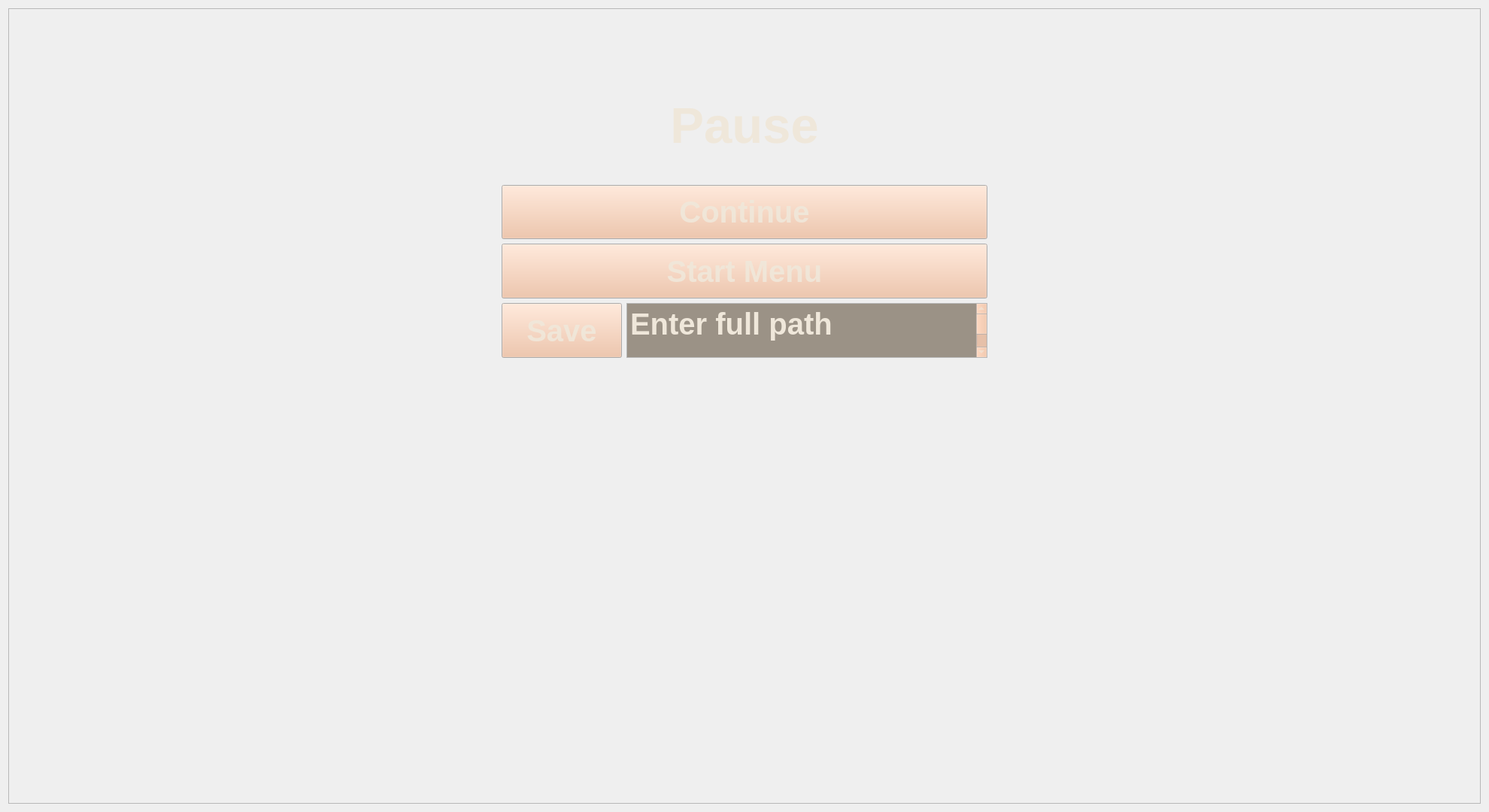
<?xml version="1.0" encoding="UTF-8"?>
<ui version="4.0">
 <class>SinglePlayerPauseGameUI</class>
 <widget class="QWidget" name="SinglePlayerPauseGameUI">
  <property name="geometry">
   <rect>
    <x>0</x>
    <y>0</y>
    <width>1980</width>
    <height>1080</height>
   </rect>
  </property>
  <property name="windowTitle">
   <string>Form</string>
  </property>
  <layout class="QHBoxLayout" name="horizontalLayout" stretch="0">
   <item>
    <widget class="QFrame" name="frame">
     <property name="sizePolicy">
      <sizepolicy hsizetype="Expanding" vsizetype="Expanding">
       <horstretch>0</horstretch>
       <verstretch>0</verstretch>
      </sizepolicy>
     </property>
     <property name="palette">
      <palette>
       <active>
        <colorrole role="WindowText">
         <brush brushstyle="SolidPattern">
          <color alpha="255">
           <red>239</red>
           <green>231</green>
           <blue>218</blue>
          </color>
         </brush>
        </colorrole>
        <colorrole role="Button">
         <brush brushstyle="SolidPattern">
          <color alpha="179">
           <red>239</red>
           <green>188</green>
           <blue>155</blue>
          </color>
         </brush>
        </colorrole>
        <colorrole role="Text">
         <brush brushstyle="SolidPattern">
          <color alpha="255">
           <red>239</red>
           <green>231</green>
           <blue>218</blue>
          </color>
         </brush>
        </colorrole>
        <colorrole role="ButtonText">
         <brush brushstyle="SolidPattern">
          <color alpha="228">
           <red>239</red>
           <green>231</green>
           <blue>218</blue>
          </color>
         </brush>
        </colorrole>
        <colorrole role="Base">
         <brush brushstyle="SolidPattern">
          <color alpha="127">
           <red>70</red>
           <green>53</green>
           <blue>29</blue>
          </color>
         </brush>
        </colorrole>
       </active>
       <inactive>
        <colorrole role="WindowText">
         <brush brushstyle="SolidPattern">
          <color alpha="255">
           <red>239</red>
           <green>231</green>
           <blue>218</blue>
          </color>
         </brush>
        </colorrole>
        <colorrole role="Button">
         <brush brushstyle="SolidPattern">
          <color alpha="179">
           <red>239</red>
           <green>188</green>
           <blue>155</blue>
          </color>
         </brush>
        </colorrole>
        <colorrole role="Text">
         <brush brushstyle="SolidPattern">
          <color alpha="255">
           <red>239</red>
           <green>231</green>
           <blue>218</blue>
          </color>
         </brush>
        </colorrole>
        <colorrole role="ButtonText">
         <brush brushstyle="SolidPattern">
          <color alpha="228">
           <red>239</red>
           <green>231</green>
           <blue>218</blue>
          </color>
         </brush>
        </colorrole>
        <colorrole role="Base">
         <brush brushstyle="SolidPattern">
          <color alpha="127">
           <red>70</red>
           <green>53</green>
           <blue>29</blue>
          </color>
         </brush>
        </colorrole>
       </inactive>
       <disabled>
        <colorrole role="Button">
         <brush brushstyle="SolidPattern">
          <color alpha="179">
           <red>239</red>
           <green>188</green>
           <blue>155</blue>
          </color>
         </brush>
        </colorrole>
       </disabled>
      </palette>
     </property>
     <property name="font">
      <font>
       <pointsize>30</pointsize>
       <bold>true</bold>
      </font>
     </property>
     <property name="frameShape">
      <enum>QFrame::Shape::StyledPanel</enum>
     </property>
     <property name="frameShadow">
      <enum>QFrame::Shadow::Raised</enum>
     </property>
     <layout class="QHBoxLayout" name="horizontalLayout_3" stretch="1,1,1">
      <item>
       <spacer name="horizontalSpacer_2">
        <property name="orientation">
         <enum>Qt::Orientation::Horizontal</enum>
        </property>
        <property name="sizeHint" stdset="0">
         <size>
          <width>640</width>
          <height>20</height>
         </size>
        </property>
       </spacer>
      </item>
      <item>
       <layout class="QVBoxLayout" name="verticalLayout_3" stretch="1,2,1,1,1,8">
        <item>
         <spacer name="verticalSpacer">
          <property name="orientation">
           <enum>Qt::Orientation::Vertical</enum>
          </property>
          <property name="sizeHint" stdset="0">
           <size>
            <width>20</width>
            <height>75</height>
           </size>
          </property>
         </spacer>
        </item>
        <item>
         <widget class="QLabel" name="pauseLabel">
          <property name="font">
           <font>
            <pointsize>50</pointsize>
            <bold>true</bold>
           </font>
          </property>
          <property name="text">
           <string>Pause</string>
          </property>
          <property name="alignment">
           <set>Qt::AlignmentFlag::AlignCenter</set>
          </property>
         </widget>
        </item>
        <item>
         <widget class="QPushButton" name="continueButton">
          <property name="sizePolicy">
           <sizepolicy hsizetype="Minimum" vsizetype="Preferred">
            <horstretch>0</horstretch>
            <verstretch>0</verstretch>
           </sizepolicy>
          </property>
          <property name="text">
           <string>Continue</string>
          </property>
         </widget>
        </item>
        <item>
         <widget class="QPushButton" name="startMenuButton">
          <property name="sizePolicy">
           <sizepolicy hsizetype="Minimum" vsizetype="Preferred">
            <horstretch>0</horstretch>
            <verstretch>0</verstretch>
           </sizepolicy>
          </property>
          <property name="text">
           <string>Start Menu</string>
          </property>
         </widget>
        </item>
        <item>
         <layout class="QHBoxLayout" name="horizontalLayout_2" stretch="1,3">
          <property name="spacing">
           <number>6</number>
          </property>
          <item>
           <widget class="QPushButton" name="saveButton">
            <property name="sizePolicy">
             <sizepolicy hsizetype="Minimum" vsizetype="Preferred">
              <horstretch>0</horstretch>
              <verstretch>0</verstretch>
             </sizepolicy>
            </property>
            <property name="text">
             <string>Save</string>
            </property>
           </widget>
          </item>
          <item>
           <widget class="QPlainTextEdit" name="plainTextEdit">
            <property name="plainText">
             <string>Enter full path
</string>
            </property>
           </widget>
          </item>
         </layout>
        </item>
        <item>
         <spacer name="verticalSpacer_2">
          <property name="orientation">
           <enum>Qt::Orientation::Vertical</enum>
          </property>
          <property name="sizeHint" stdset="0">
           <size>
            <width>20</width>
            <height>40</height>
           </size>
          </property>
         </spacer>
        </item>
       </layout>
      </item>
      <item>
       <spacer name="horizontalSpacer">
        <property name="orientation">
         <enum>Qt::Orientation::Horizontal</enum>
        </property>
        <property name="sizeHint" stdset="0">
         <size>
          <width>640</width>
          <height>20</height>
         </size>
        </property>
       </spacer>
      </item>
     </layout>
    </widget>
   </item>
  </layout>
 </widget>
 <resources/>
 <connections/>
</ui>
